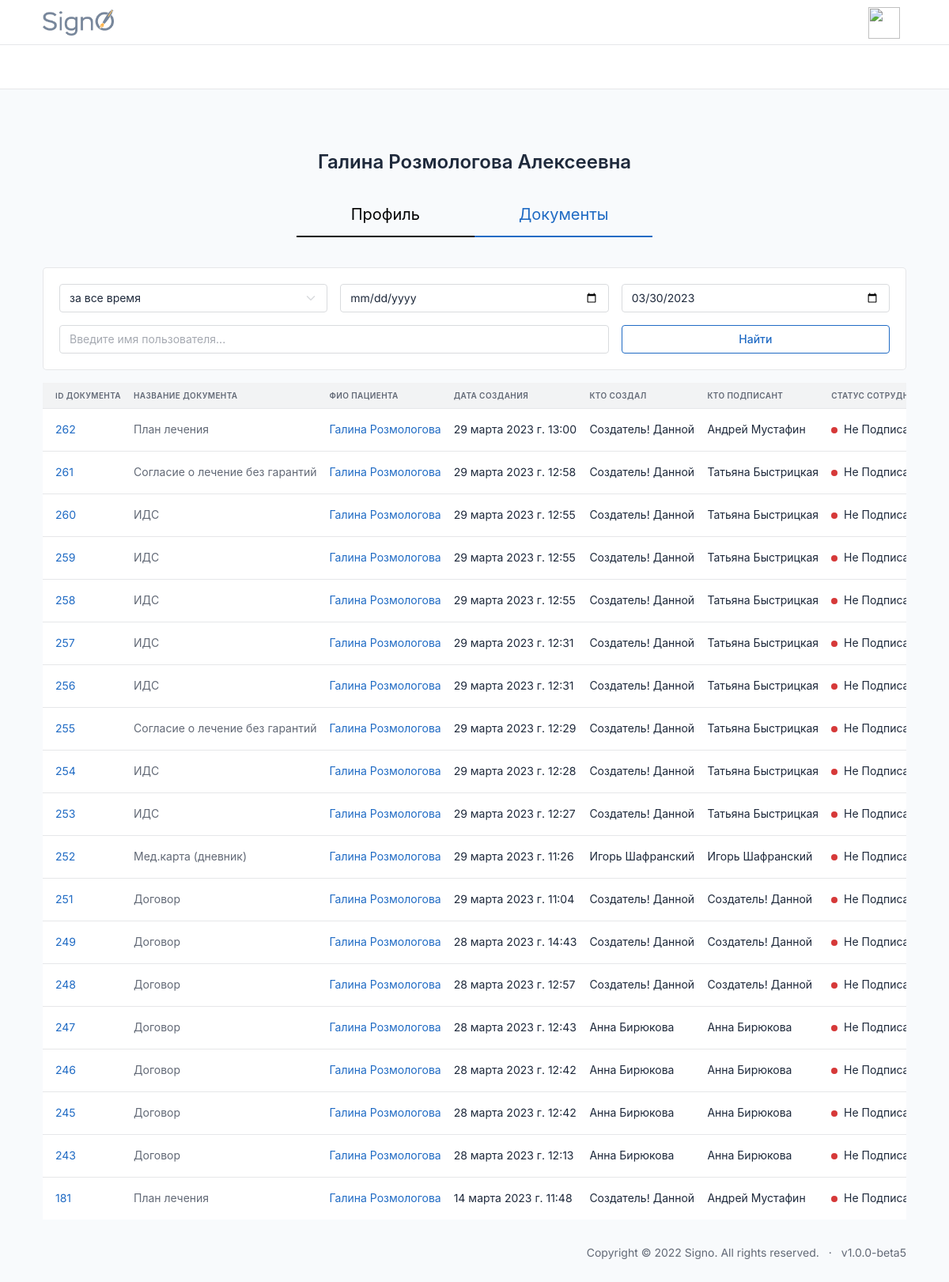
The app's page /id/user/user-docs/46/ with its own data.
### users/models.py (models this page shows, shortened)
class CustomUser(AbstractBaseUser, PermissionsMixin):
    email = models.EmailField(max_length=254, unique=True, verbose_name='Электронная почта')
    first_name = models.CharField(u"Имя", max_length=100, blank=True, null=True)
    last_name = models.CharField(u"Фамилия", max_length=100, blank=True, null=True)
    patronymic = models.CharField(u"Отчество", max_length=100, blank=True, null=True)
    pasport_series = models.CharField(max_length=12, blank=True, verbose_name='Серия паспорта')
    pasport_number = models.CharField(max_length=12, blank=True, verbose_name='Номер паспорта')
    addres = models.CharField(max_length=240, blank=True, verbose_name='Адрес пользователя')
    user_profile_id = models.IntegerField(blank=True, verbose_name='ID пользователя', null=True)
    phone = models.CharField(max_length=24, verbose_name='Телефон')
    uniq_id = models.CharField(unique=True, max_length=12, blank=True, null=True, verbose_name='Уникальный ID')
    photo = models.ImageField(
        upload_to='users/%Y/%m/%d/',
        blank=True,
        default='../static/images/default_avatar.png',
        verbose_name='Аватар')
    is_active = models.BooleanField(default=True, verbose_name='Активирован')
    is_admin = models.BooleanField(default=False, verbose_name='Администратор')
    is_staff = models.BooleanField(_('staff status'), default=False)
    is_superuser = models.BooleanField(_('super user'), default=False)
    date_joined = models.DateTimeField(u'date joined', blank=True, null=True, default=timezone.now)
    last_login = models.DateTimeField(u'last login', blank=True, null=True)
    groups = models.ManyToManyField(Group, blank=True, null=True, verbose_name='Группы', related_name='groups')
    user_permissions = models.ManyToManyField(Permission, blank=True, null=True, verbose_name='Разрешения', related_name='user_permissions')
    date_of_birthday = models.DateField(blank=True, null=True, verbose_name='Дата Рождения')
    ADMINISTRATOR = 'AD'
    DOCTOR = 'DO'
    CLIENT = 'CL'
    DIRECTOR = 'DI'
    TYPE_ROLE = [
        (ADMINISTRATOR, 'Администратор'),
        (DOCTOR, 'Врач'),
        (CLIENT, 'Клиент'),
        (DIRECTOR, 'Руководитель')
    ]
    type = models.CharField(max_length=6, choices=TYPE_ROLE, default=CLIENT, verbose_name='Тип пользователя')
    ban = models.BooleanField(default=False, verbose_name='Уволен')
    ban_date = models.DateTimeField(verbose_name='дата увольнения', blank=True, null=True)
    ecp = models.BooleanField(default=False, verbose_name='Наличие ЭЦП')
    USERNAME_FIELD = 'email'
    REQUIRED_FIELDS = []
    objects = CustomUserManager()
    class Meta:
        verbose_name='Пользователь'
        verbose_name_plural='Пользователи'

### documents/models.py (models this page shows, shortened)
class Document(DateTimeMixin, HiddenDeletedMixin, models.Model):
    user = models.ForeignKey(CustomUser, on_delete=models.CASCADE, null=True, blank=True, related_name='documenter')
    sender = models.ForeignKey(CustomUser, on_delete=models.CASCADE, null=True, related_name='sender', verbose_name='Отправитель')
    recipient = models.ForeignKey(CustomUser, on_delete=models.CASCADE, null=True, related_name='recipient', verbose_name='Получатель')
    founder = models.ForeignKey(CustomUser, on_delete=models.CASCADE, null=True, related_name='founder', verbose_name='Создатель документа')
    document = models.FileField(upload_to='documents/%Y/%m/%d/', blank=True, null=True)
    send_date = models.DateTimeField(auto_now_add=True, verbose_name='Дата отправки', null=True)
    sender_status = models.BooleanField(default=False, blank=True, null=True)
    recipient_status = models.BooleanField(default=False, blank=True, null=True)
    files = models.ForeignKey('DocumentsFiles', on_delete=models.CASCADE, blank=True, null=True)
    type = models.ForeignKey('DocumentType', on_delete=models.CASCADE, blank=True, null=True, related_name='document')
    sig = models.FileField(upload_to='documents/%Y/%m/%d/', blank=True, null=True)
    class Meta:
        verbose_name = 'Документ'
        verbose_name_plural = 'Документы'

class DocumentType(models.Model):
    title = models.CharField(max_length=240, blank=True, null=True)
    DOGOVOR = 'DOGOVOR'
    IDS = 'IDS'
    MEDCARD = 'MEDCARD'
    ADMCARD = 'ADMCARD'
    RENT = 'RENT'
    PLAN = 'PLAN'
    DNEVNIK = 'DNEVNIK'
    OTKAZ_OT_MED = 'OTKAZ_OT_MED'
    UVEDOMLENIE = 'UVEDOMLENIE'
    RECEPT = 'RECEPT'
    RECOMEND = 'RECOMEND'
    LECHENIE_BEZ_GARANTIY = 'LECHENIE_BEZ_GARANTIY'
    TYPE_DOC = [
        (DOGOVOR, 'Договор'),
        (IDS, 'ИДС'),
        (MEDCARD, 'Мед карта'),
        (ADMCARD, 'Адм.карта'),
        (RENT, 'Справка в налоговую'),
        (PLAN, 'План лечения'),
        (DNEVNIK, 'Дневник'),
        (OTKAZ_OT_MED, 'Отказ от мед.вмешательства'),
        (UVEDOMLENIE, 'Уведомление'),
        (RECEPT, 'Рецепт'),
        (RECOMEND, 'Рекомендация стоматолога'),
        (LECHENIE_BEZ_GARANTIY, 'Согласие о лечении без гарантий')
    ]
    type_document = models.CharField(choices=TYPE_DOC, max_length=240, blank=True, null=True)
    class Meta:
        verbose_name='Тип Документа'
        verbose_name_plural='Типы Документов'
    def __str__(self):
        return self.title

### users/views.py (the view)
# urls.py: path('user/user-docs/<int:pk>/', user_docs, name='user_docs'),
def user_docs(request, pk):
    all_documents = Document.objects.filter(deleted=False, hidden=False, recipient=pk)
    all_documents = filter_all_documents(request, all_documents)
    all_documents = paginate_list(request, all_documents, 20)
    context = {
        'all_documents': all_documents,
        'user': CustomUser.objects.get(pk=pk),
    }
    return render(request, 'users/user-docs.html', context)

### documents/services.py (called while the page is built, shortened)
def filter_all_documents(request, all_documents):
    search_name = request.GET.get('search')
    period = request.GET.get('period')
    try:
        doc_type = request.GET.get('doc_type').upper()
    except:
        doc_type = ''
    try:
        signed = request.GET.get('signed').split('-')
    except:
        signed = ['']
    all_documents = filter_by_name(all_documents, search_name)
    if period:
        start_date, end_date = get_dates(period, all_documents)
        all_documents = all_documents.filter(send_date__range=[start_date, end_date])
    if doc_type:
        all_documents = all_documents.filter(type__type_document=doc_type)
    sort_filter = request.GET.get('sort')
    if sort_filter:
        all_documents = all_documents.order_by(sort_filter)
    return all_documents

def filter_by_name(all_documents, search_name):
    return all_documents.order_by('-send_date')

### utils/services.py (called while the page is built)
def paginate_list(request, list, page_len):
    paginator = Paginator(list, page_len)
    page_number = request.GET.get('page')
    return paginator.get_page(page_number)

### users/templates/users/user-docs.html
{% extends 'index.html' %}{%load static%}
{%block content%}
{%if user.type == 'CL'%}
    <center><h1 style="height:60px;">{{user.first_name}} {{user.last_name}} {{user.patronymic}}</h1></center>
<div class="user-info"id="user-info active"><a href="{%url 'user' user.pk%}"class="">Профиль</a><a href="{%url 'user_docs' user.pk%}"class="active">Документы</a></div>
{%else%}
    <center><h1 style="height:60px;">{{user.first_name}} {{user.last_name}} {{user.patronymic}}</h1></center>
<div class="user-info"id="user-info active"><a href="{%url 'user' user.pk%}"class="">Профиль</a><a href="{%url 'user_docs' user.pk%}"class="active">Пациенты</a></div>
{%endif%}
<div class="col-12">
    {%if user.type == 'CL'%}
      {% include 'common/_info_box_users.html' %}
      {% include 'common/_documents_table.html' %}
    {%else%}
      {% include 'common/_documents_table.html' %}
    {%endif%}
                </div>
              </div>
{%endblock%}

### templates/common/_documents_table.html (shortened to what this page needs)
{% load static %}
{% load extra_tags %}
<div class="table-responsive" >
  <table class="table card-table table-vcenter text-nowrap datatable bg-white" style="">
    <thead>
      <tr>
        <th id="th-id" class='sortable-table-header' onclick="filterByField('id')">ID документа</th>
        <th id="th-type" class='sortable-table-header' onclick="filterByField('type')">название документа</th>
        {% if request.user.type != 'CL' %}
        <th id="th-recipient" class='sortable-table-header' onclick="filterByField('recipient')">фио пациента</th>
        {% endif %}
        <th id="th-send_date" class='sortable-table-header' onclick="filterByField('send_date')">дата создания</th>
        {% if request.user.type != 'CL' %}
        <th id="th-founder" class='sortable-table-header' onclick="filterByField('founder')">кто создал</th>
        {% endif %}
        {% if request.user.type != 'CL' %}
        <th id="th-sender" class='sortable-table-header' onclick="filterByField('sender')">кто подписант</th>
        {% else %}
        <th id="th-sender" class='sortable-table-header' onclick="filterByField('sender')">ФИО сотрудника</th>
        {% endif %}
        {% if request.user.type != 'CL'%}
        <th id="th-recipient_status" class='sortable-table-header' onclick="filterByField('recipient_status')">статус
          сотрудника</th>
        {% endif %}
      </tr>
    </thead>
    <tbody class="lazy-loading-docs">
      {%for document in all_documents%}
      <tr id="document-row-{{document.id}}" class="lazy-row-docs">
        <td><span class="text-muted"><a href="{{document.document.url}}#" target=”_blank”>{{document.id}}</a></span>
        </td>
        <td><span class="text-muted">{{document.type}}</span></td>
        {% if request.user.type != 'CL' %}
        {% if request.user.type == 'DO' %}
        <td>{{document.recipient.first_name}} {{document.recipient.last_name}}</td>
        {% else %}
        <td><a href="{%url 'user' document.recipient.pk %}">{{document.recipient.first_name}}
            {{document.recipient.last_name}}</a></td>
        {% endif %}
        {% endif %}
        <td>{{document.send_date}}</td>
        {% if request.user.type != 'CL' %}
        <td><a href="{%url 'user' document.founder.pk%}" class="text-reset"
            tabindex="-1">{{document.founder.first_name}} {{document.founder.last_name}}</a></td>
        {% endif %}
        {%if request.user.type == 'CL'%}
        <td class="text-reset" tabindex="-1"><a href="{%url 'user' document.sender.pk%}" class="text-reset"
            tabindex="-1"></a>{{document.sender.first_name}} {{document.sender.last_name}}</td>
        {%else%}
        <td><a href="{%url 'user' document.sender.pk%}" class="text-reset" tabindex="-1">{{document.sender.first_name}}
            {{document.sender.last_name}}</a></td>
        {%endif%}
        {% if request.user.type != 'CL' %}
        <td>
          {%if document.sender_status%}
          <span class="badge bg-success me-1"></span>
          Подписан
          {%else%}
          <span class="badge bg-danger me-1"></span>
          Не Подписан
          {%endif%}
        </td>
        {% endif %}
      </tr>
      {%endfor%}
    </tbody>
  </table>
</div>

### static/css/style.css (style rules this page uses)
.user-info { display: flex; justify-content: center; margin: auto auto 38px; max-width: 460px; }
.user-info a { width: 49%; text-align: center; font-size: 20px; border-bottom: 2px solid #000000; padding: 0px 0px 12px 0px; color: #000000; }
.user-info a.active { border-bottom: 2px solid #206bc4; padding: 0px 0px 12px 0px; color: #206bc4; }

### templates/header.html (style rules this page uses)
.table-responsive { min-height: 275px; }

### records on screen
CustomUser: first_name "Галина", last_name "Розмологова", patronymic "Алексеевна"
Document: id "262", type "План лечения", recipient.first_name "Галина", recipient.last_name "Розмологова", send_date "29 марта 2023 г. 13:00", founder.first_name "Создатель!", founder.last_name "Данной", sender.first_name "Андрей", sender.last_name "Мустафин", sender_status False (drawn)
Document: id "261", type "Согласие о лечение без гарантий", recipient.first_name "Галина", recipient.last_name "Розмологова", send_date "29 марта 2023 г. 12:58", founder.first_name "Создатель!", founder.last_name "Данной", sender.first_name "Татьяна", sender.last_name "Быстрицкая", sender_status False (drawn)
Document: id "260", type "ИДС", recipient.first_name "Галина", recipient.last_name "Розмологова", send_date "29 марта 2023 г. 12:55", founder.first_name "Создатель!", founder.last_name "Данной", sender.first_name "Татьяна", sender.last_name "Быстрицкая", sender_status False (drawn)
Document: id "259", type "ИДС", recipient.first_name "Галина", recipient.last_name "Розмологова", send_date "29 марта 2023 г. 12:55", founder.first_name "Создатель!", founder.last_name "Данной", sender.first_name "Татьяна", sender.last_name "Быстрицкая", sender_status False (drawn)
Document: id "258", type "ИДС", recipient.first_name "Галина", recipient.last_name "Розмологова", send_date "29 марта 2023 г. 12:55", founder.first_name "Создатель!", founder.last_name "Данной", sender.first_name "Татьяна", sender.last_name "Быстрицкая", sender_status False (drawn)
Document: id "257", type "ИДС", recipient.first_name "Галина", recipient.last_name "Розмологова", send_date "29 марта 2023 г. 12:31", founder.first_name "Создатель!", founder.last_name "Данной", sender.first_name "Татьяна", sender.last_name "Быстрицкая", sender_status False (drawn)
Document: id "256", type "ИДС", recipient.first_name "Галина", recipient.last_name "Розмологова", send_date "29 марта 2023 г. 12:31", founder.first_name "Создатель!", founder.last_name "Данной", sender.first_name "Татьяна", sender.last_name "Быстрицкая", sender_status False (drawn)
Document: id "255", type "Согласие о лечение без гарантий", recipient.first_name "Галина", recipient.last_name "Розмологова", send_date "29 марта 2023 г. 12:29", founder.first_name "Создатель!", founder.last_name "Данной", sender.first_name "Татьяна", sender.last_name "Быстрицкая", sender_status False (drawn)
Document: id "254", type "ИДС", recipient.first_name "Галина", recipient.last_name "Розмологова", send_date "29 марта 2023 г. 12:28", founder.first_name "Создатель!", founder.last_name "Данной", sender.first_name "Татьяна", sender.last_name "Быстрицкая", sender_status False (drawn)
Document: id "253", type "ИДС", recipient.first_name "Галина", recipient.last_name "Розмологова", send_date "29 марта 2023 г. 12:27", founder.first_name "Создатель!", founder.last_name "Данной", sender.first_name "Татьяна", sender.last_name "Быстрицкая", sender_status False (drawn)
Document: id "252", type "Мед.карта (дневник)", recipient.first_name "Галина", recipient.last_name "Розмологова", send_date "29 марта 2023 г. 11:26", founder.first_name "Игорь", founder.last_name "Шафранский", sender.first_name "Игорь", sender.last_name "Шафранский", sender_status False (drawn)
Document: id "251", type "Договор", recipient.first_name "Галина", recipient.last_name "Розмологова", send_date "29 марта 2023 г. 11:04", founder.first_name "Создатель!", founder.last_name "Данной", sender.first_name "Создатель!", sender.last_name "Данной", sender_status False (drawn)
Document: id "249", type "Договор", recipient.first_name "Галина", recipient.last_name "Розмологова", send_date "28 марта 2023 г. 14:43", founder.first_name "Создатель!", founder.last_name "Данной", sender.first_name "Создатель!", sender.last_name "Данной", sender_status False (drawn)
Document: id "248", type "Договор", recipient.first_name "Галина", recipient.last_name "Розмологова", send_date "28 марта 2023 г. 12:57", founder.first_name "Создатель!", founder.last_name "Данной", sender.first_name "Создатель!", sender.last_name "Данной", sender_status False (drawn)
Document: id "247", type "Договор", recipient.first_name "Галина", recipient.last_name "Розмологова", send_date "28 марта 2023 г. 12:43", founder.first_name "Анна", founder.last_name "Бирюкова", sender.first_name "Анна", sender.last_name "Бирюкова", sender_status False (drawn)
Document: id "246", type "Договор", recipient.first_name "Галина", recipient.last_name "Розмологова", send_date "28 марта 2023 г. 12:42", founder.first_name "Анна", founder.last_name "Бирюкова", sender.first_name "Анна", sender.last_name "Бирюкова", sender_status False (drawn)
Document: id "245", type "Договор", recipient.first_name "Галина", recipient.last_name "Розмологова", send_date "28 марта 2023 г. 12:42", founder.first_name "Анна", founder.last_name "Бирюкова", sender.first_name "Анна", sender.last_name "Бирюкова", sender_status False (drawn)
Document: id "243", type "Договор", recipient.first_name "Галина", recipient.last_name "Розмологова", send_date "28 марта 2023 г. 12:13", founder.first_name "Анна", founder.last_name "Бирюкова", sender.first_name "Анна", sender.last_name "Бирюкова", sender_status False (drawn)
Document: id "181", type "План лечения", recipient.first_name "Галина", recipient.last_name "Розмологова", send_date "14 марта 2023 г. 11:48", founder.first_name "Создатель!", founder.last_name "Данной", sender.first_name "Андрей", sender.last_name "Мустафин", sender_status False (drawn)
